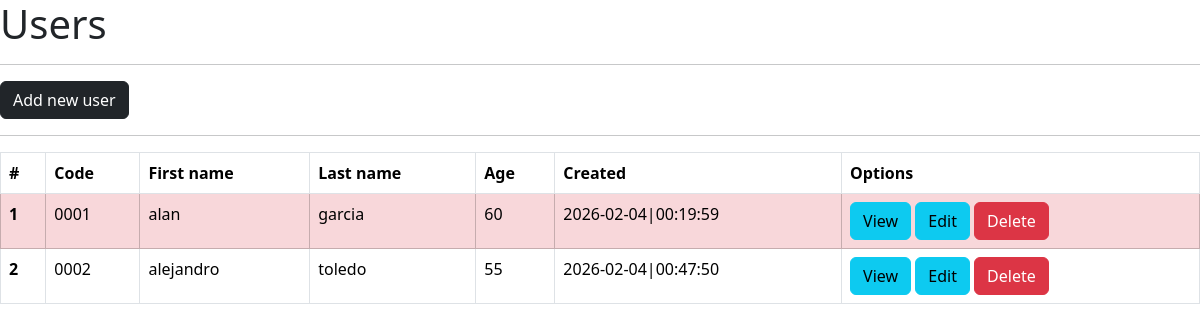
The app's page /users, older data.
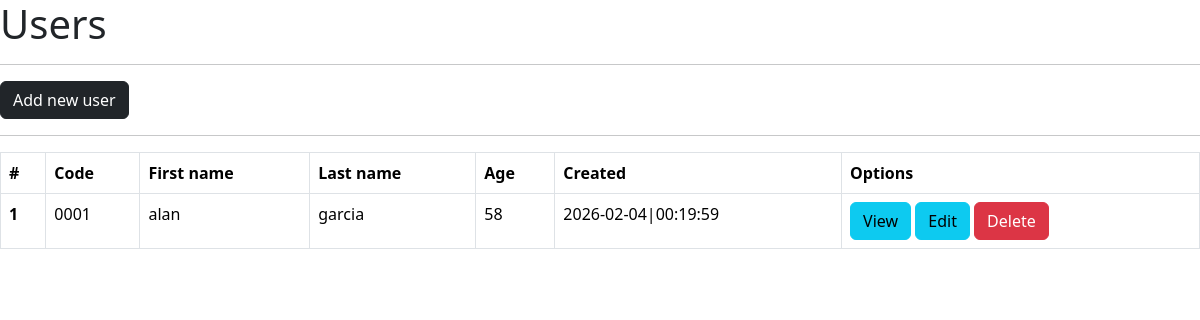
The same page, newer data.
### main.py (models this page shows, shortened)
class User(db.Model):
    __tablename__ = "users"
    id = db.Column(db.Integer, primary_key=True, autoincrement=True)
    code = db.Column(db.String(11), nullable=False)
    first_name = db.Column(db.String(128), nullable=False)
    last_name = db.Column(db.String(128), nullable=False)
    age = db.Column(db.Integer, nullable=True)
    created = db.Column(db.DateTime(timezone=True), server_default=func.now())

### main.py (the view)
@app.route("/users")
def users():
    data = User.query.all()
    return render_template("users.html", items=data)

### templates/users.html (shortened to what this page needs)
<!doctype html>
<html lang="en">
  <head>
    <link href="https://cdn.jsdelivr.net/npm/bootstrap@5.3.8/dist/css/bootstrap.min.css" rel="stylesheet">
  </head>
  <body>
    <h1>Users</h1>
    <hr>
    <a href="{{ url_for('users_add') }}" class="btn btn-dark">Add new user</a>
    <hr>
    <table class="table table-bordered">
        <thead>
            <tr>
            <th scope="col">#</th>
            <th scope="col">Code</th>
            <th scope="col">First name</th>
            <th scope="col">Last name</th>
            <th scope="col">Age</th>
            <th scope="col">Created</th>
            <th scope="col">Options</th>
            </tr>
        </thead>
        <tbody>
            {% for item in items %}
            <tr {% if item.age >= 60 %} class="table-danger" {% endif %}>
            <th scope="row">{{ item.id }}</th>
            <td>{{ item.code }}</td>
            <td>{{ item.first_name }}</td>
            <td>{{ item.last_name }}</td>
            <td>{{ item.age }}</td>
            <td>{{ item.created.strftime('%Y-%m-%d|%H:%M:%S') }}</td>
            <td>
                <a href="{{ url_for('users_by_id', id=item.id) }}" class="btn btn-info">View</a>
                <a href="{{ url_for('users_edit_by_id', id=item.id) }}" class="btn btn-info">Edit</a>
                <a href="{{ url_for('users_delete_by_id', id=item.id) }}" class="btn btn-danger">Delete</a>
            </td>
            </tr>
            {% endfor %}
        </tbody>
        </table>
  </body>
</html>

Row changes from the older to the newer data that the page shows:
removed User: id "2", code "0002", first_name "alejandro", last_name "toledo", age "55", created "2026-02-04|00:47:50"
changed User "alan": age "60" → "58"
